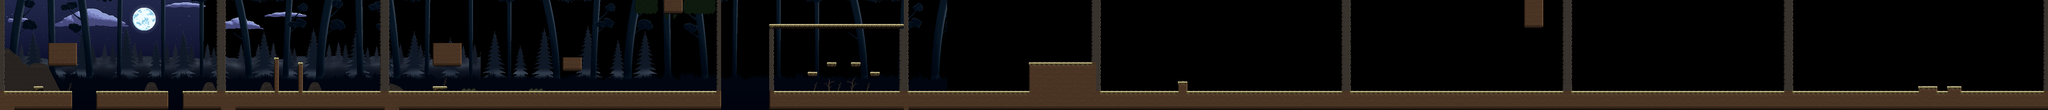

A level layout from a 2D game, rendered from its tile map. Below: a short description, then the map file with tile-grid data replaced by summaries:
An orthogonal 426x23 tile map with 16x16 px tiles, 10 tile layers (sky, stars, moon, clouds, ...), 9 tilesets and 404 objects (35x Decor, 21x edge-giant-low-a, 19x Platform, 18x Wall, 15x clump-fern, ...).

<map version="1.10" tiledversion="1.12.1" orientation="orthogonal" renderorder="right-down" width="426" height="23" tilewidth="16" tileheight="16" infinite="0" parallaxoriginx="320" parallaxoriginy="188" nextlayerid="32" nextobjectid="1763">
 <properties>
  <property name="background" type="color" value="#ff2c3f66" />
  <property name="wind" type="bool" value="true" />
  <property name="fireflies" type="int" value="24" />
  <property name="healerBeforeBoss" type="bool" value="true" />
  <property name="ingredients" value="BAT,MUSHROOM" />
 </properties>
 <tileset firstgid="1" source="ForestTerrain.tsx" />
 <tileset firstgid="141" source="parallax/forest-sky.tsx" />
 <tileset firstgid="173" source="parallax/forest-far.tsx" />
 <tileset firstgid="717" source="parallax/forest-grove.tsx" />
 <tileset firstgid="1629" source="parallax/forest-mid.tsx" />
 <tileset firstgid="3229" source="parallax/forest-fg.tsx" />
 <tileset firstgid="3267" source="parallax/shared-stars.tsx" />
 <tileset firstgid="3891" source="parallax/shared-moon.tsx" />
 <tileset firstgid="4019" source="parallax/shared-clouds.tsx" />
 <layer id="5" name="sky" width="42" height="24" parallaxx="0" parallaxy="0">
  <data>[1008 cells, 1008 non-empty, 23 distinct tile ids]</data>
 </layer>
 <layer id="6" name="stars" width="42" height="24" parallaxx="0" parallaxy="0">
  <data>[1008 cells, 62 non-empty, 62 distinct tile ids]</data>
 </layer>
 <layer id="7" name="moon" width="42" height="24" parallaxx="0" parallaxy="0">
  <data>[1008 cells, 36 non-empty, 36 distinct tile ids]</data>
 </layer>
 <layer id="8" name="clouds" width="64" height="24" parallaxx="0" parallaxy="0">
  <properties><property name="driftx" type="float" value="3" /><property name="wrapx" type="float" value="1024" /></properties>
  <data>[1536 cells, 128 non-empty, 112 distinct tile ids]</data>
 </layer>
 <layer id="9" name="far" width="100" height="25" parallaxx="0.15" parallaxy="0.15" offsety="-16">
  <data>[2500 cells, 1430 non-empty, 426 distinct tile ids]</data>
 </layer>
 <layer id="10" name="grove" width="139" height="25" parallaxx="0.25" parallaxy="0.25" offsety="-16">
  <data>[3475 cells, 1707 non-empty, 543 distinct tile ids]</data>
 </layer>
 <layer id="11" name="mid" width="197" height="26" parallaxx="0.4" parallaxy="0.4" offsety="-32">
  <data>[5122 cells, 3155 non-empty, 957 distinct tile ids]</data>
 </layer>
 <layer id="12" name="play-above" width="426" height="1" offsety="-16">
  <properties><property name="scenery" type="bool" value="true" /></properties>
  <data>[426 cells, 28 non-empty, 10 distinct tile ids]</data>
 </layer>
 <layer id="13" name="play-below" width="426" height="1" offsety="368">
  <properties><property name="scenery" type="bool" value="true" /></properties>
  <data>[426 cells, 426 non-empty, 4 distinct tile ids]</data>
 </layer>
 <layer id="1" name="Background" width="426" height="23">
  <data>[9798 cells, 2390 non-empty, 91 distinct tile ids]</data>
 </layer>
 <objectgroup id="2" name="SpawnPoints" offsetx="0" offsety="-16">
  <object id="3" name="Player" type="Player" x="64" y="272" width="48.8845" height="48.8845" />
  <object id="16" name="YellowMob" type="YellowMob" x="1040" y="288" width="48" height="32">
   <properties>
    <property name="offNeg" type="float" value="0" />
    <property name="offPos" type="float" value="1" />
   </properties>
  </object>
  <object id="37" name="Coin" type="Collectable" x="336" y="304" width="16" height="16" />
  <object id="39" name="Coin" type="Collectable" x="368" y="224" width="16" height="16" />
  </objectgroup>
 <objectgroup id="3" name="Collisions">
  <!-- 57 objects omitted --></objectgroup>
 <objectgroup id="4" name="Rooms">
  <!-- 26 objects omitted --></objectgroup>
 <objectgroup id="14" name="foreground-forest-entry" parallaxx="1.6" parallaxy="1.6">
  <properties><property name="roomx" type="float" value="0" /></properties>
  <!-- 18 objects omitted --></objectgroup>
 <objectgroup id="15" name="foreground-forest-walls" parallaxx="1.6" parallaxy="1.6">
  <properties><property name="roomx" type="float" value="736" /></properties>
  <!-- 16 objects omitted --></objectgroup>
 <objectgroup id="16" name="foreground-forest-fissure" parallaxx="1.6" parallaxy="1.6">
  <properties><property name="roomx" type="float" value="3008" /></properties>
  <!-- 16 objects omitted --></objectgroup>
 <objectgroup id="17" name="foreground-forest-glade" parallaxx="1.6" parallaxy="1.6">
  <properties><property name="roomx" type="float" value="3648" /></properties>
  <!-- 26 objects omitted --></objectgroup>
 <objectgroup id="18" name="foreground-forest-roost" parallaxx="1.6" parallaxy="1.6">
  <properties><property name="roomx" type="float" value="4480" /></properties>
  <!-- 20 objects omitted --></objectgroup>
 <objectgroup id="19" name="foreground-forest-hollow" parallaxx="1.6" parallaxy="1.6">
  <properties><property name="roomx" type="float" value="5216" /></properties>
  <!-- 18 objects omitted --></objectgroup>
 <objectgroup id="20" name="foreground-forest-ridge" parallaxx="1.6" parallaxy="1.6">
  <properties><property name="roomx" type="float" value="5952" /></properties>
  <!-- 18 objects omitted --></objectgroup>
 <objectgroup id="21" name="foreground-forest-canopy" parallaxx="1.6" parallaxy="1.6">
  <properties><property name="roomx" type="float" value="1280" /></properties>
  <!-- 34 objects omitted --></objectgroup>
 <objectgroup id="22" name="foreground-forest-boss" parallaxx="1.6" parallaxy="1.6">
  <properties><property name="roomx" type="float" value="2560" /></properties>
  <!-- 10 objects omitted --></objectgroup>
 <objectgroup id="23" name="foreground-near-forest-entry" parallaxx="2.2" parallaxy="2.2">
  <properties><property name="roomx" type="float" value="0" /></properties>
  <!-- 5 objects omitted --></objectgroup>
 <objectgroup id="24" name="foreground-near-forest-walls" parallaxx="2.2" parallaxy="2.2">
  <properties><property name="roomx" type="float" value="736" /></properties>
  <!-- 6 objects omitted --></objectgroup>
 <objectgroup id="25" name="foreground-near-forest-fissure" parallaxx="2.2" parallaxy="2.2">
  <properties><property name="roomx" type="float" value="3008" /></properties>
  <!-- 6 objects omitted --></objectgroup>
 <objectgroup id="26" name="foreground-near-forest-glade" parallaxx="2.2" parallaxy="2.2">
  <properties><property name="roomx" type="float" value="3648" /></properties>
  <!-- 9 objects omitted --></objectgroup>
 <objectgroup id="27" name="foreground-near-forest-roost" parallaxx="2.2" parallaxy="2.2">
  <properties><property name="roomx" type="float" value="4480" /></properties>
  <!-- 5 objects omitted --></objectgroup>
 <objectgroup id="28" name="foreground-near-forest-hollow" parallaxx="2.2" parallaxy="2.2">
  <properties><property name="roomx" type="float" value="5216" /></properties>
  <!-- 5 objects omitted --></objectgroup>
 <objectgroup id="29" name="foreground-near-forest-ridge" parallaxx="2.2" parallaxy="2.2">
  <properties><property name="roomx" type="float" value="5952" /></properties>
  <!-- 3 objects omitted --></objectgroup>
 <objectgroup id="30" name="foreground-near-forest-canopy" parallaxx="2.2" parallaxy="2.2">
  <properties><property name="roomx" type="float" value="1280" /></properties>
  <!-- 12 objects omitted --></objectgroup>
 <objectgroup id="31" name="foreground-near-forest-boss" parallaxx="2.2" parallaxy="2.2">
  <properties><property name="roomx" type="float" value="2560" /></properties>
  <!-- 5 objects omitted --></objectgroup>
</map>
<!-- 400 of 404 objects omitted -->
